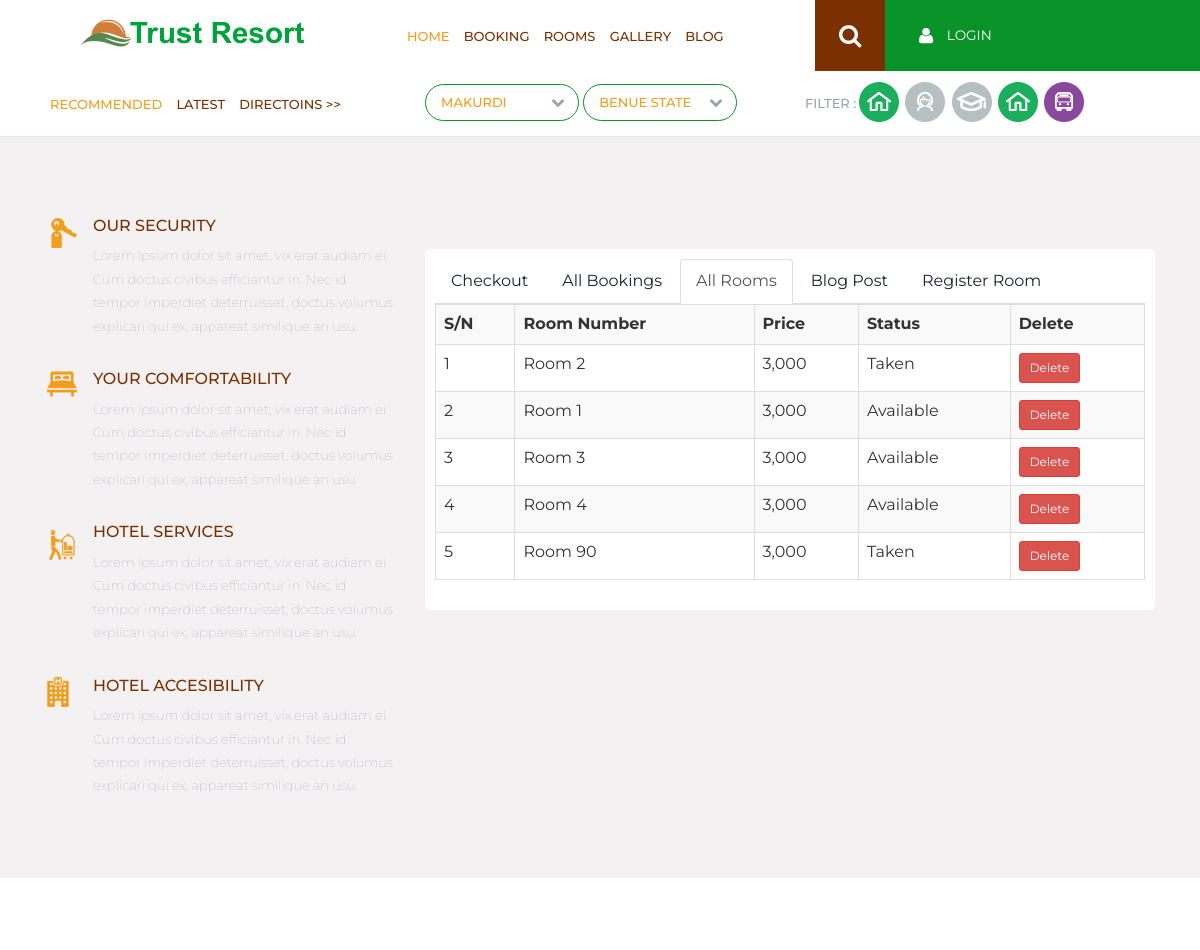
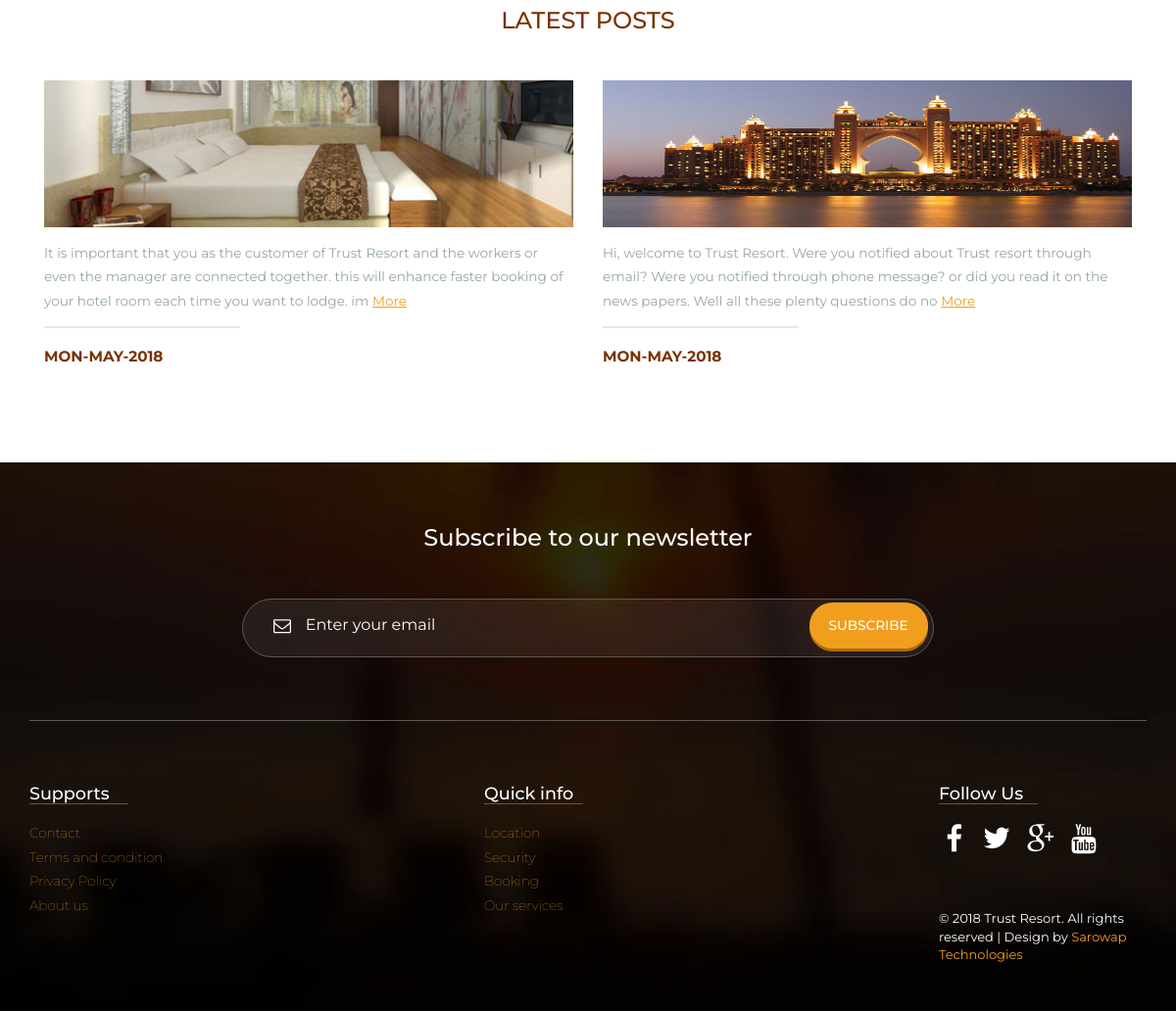
The app's page /allrooms.php with its own data (2 pictures, top to bottom).
### tables this page shows
CREATE TABLE `rooms` (
  `Id` int(250) NOT NULL,
  `Number` varchar(250) NOT NULL,
  `Price` varchar(250) NOT NULL,
  `Description` mediumtext NOT NULL,
  `Status` varchar(250) NOT NULL DEFAULT 'Available',
  `Photo` mediumblob NOT NULL
);

CREATE TABLE `blog` (
  `Id` int(250) NOT NULL,
  `Title` varchar(250) NOT NULL,
  `Body` mediumtext NOT NULL,
  `Photo` mediumblob NOT NULL,
  `Poster` varchar(250) NOT NULL,
  `Date` varchar(250) NOT NULL
);

### allrooms.php (the view, shortened to what this page needs)
<!DOCTYPE HTML>
<html>
<head>
<link href="css/bootstrap.css" rel='stylesheet' type='text/css' />
<link href="css/style.css" rel='stylesheet' type='text/css' />
<link href="css/animate.css" rel='stylesheet' type='text/css' />
</head>
<body>
<div class="header">
		   <div class="col-sm-8 header-left">
					 <div class="logo">
						<a href="index.php"><img src="images/logo.png" alt=""/></a>
					 </div>
					 <div class="menu">
						    <ul class="nav" id="nav">
						    	<li class="active"><a href="index.php">Home</a></li>
						    	<li><a href="booking.php">Booking</a></li>
								<li ><a href="rooms.php">Rooms</a></li>
								<li><a href="gallery.php">Gallery</a></li>
						    	<li><a href="blog.php">Blog</a></li>
							</ul>
				    </div>
				      <div class="search-box">
							<div id="sb-search" class="sb-search">
								<form action="search.php" method="get" >
									<span class="sb-icon-search"> </span>
								</form>
							</div>
						</div>
	    		    <div class="clearfix"></div>
	    	    </div>
	            <div class="col-sm-4 header_right">
	    		      <div id="loginContainer"><a href="#" id="loginButton"><img src="images/login.png">
					  <?php
					  if(!isset($_SESSION['user'])){
					 echo " <span>Login</span>";
					  }else{
						  $userId = $_SESSION['user'];
						  echo "<a href='logout.php'><span>Logout</span></a><span style='color:#ff8a22;font-weight:bold'> [  $userId ]</span> <a href='manager.php'><span> Manage Portal </span></a>";}
					 ?>
					  </a>
			             </div>
	                 </div>
	                <div class="clearfix"></div>
    </div>
     <div class="content_top">
   	  <div class="container">
   		<div class="col-md-4 bottom_nav">
   		   <div class="content_menu">
				<ul>
					<li class="active"><a href="#">Recommended</a></li>
					<li><a href="rooms.php">Latest</a></li>
					<li><a href="#">Directoins >></a></li>
				</ul>
			</div>
		</div>
		<div class="col-md-4 content_dropdown1">
		   <div class="content_dropdown" >
		     </div>
		     <div class="content_dropdown">
		       </div>
		</div>
		<div class="col-md-4 filter_grid">
			<ul class="filter">
				<li class="fil">Filter :</li>
				<li><a href=""> <i class="icon1"> </i> </a></li>
				<li><a href=""> <i class="icon2"> </i> </a></li>
				<li><a href=""> <i class="icon3"> </i> </a></li>
				<li><a href=""> <i class="icon1"> </i> </a></li>
				<li><a href=""> <i class="icon5"> </i> </a></li>
			</ul>
		</div>
   	</div>
   </div>
   <div class="living_middle">
   	  <div class="container">
   		  <div class="col-md-4 wow fadeInLeft" data-wow-delay="0.4s">
   		  	<ul class="feature">
                   <li> <i class="icon-trophy"></i></li>
                    <li class="feature_right"><h4>Our Security</h4>
                    <p>
                        Lorem ipsum dolor sit amet, vix erat audiam ei. Cum doctus civibus efficiantur in. Nec id tempor imperdiet deterruisset, doctus volumus explicari qui ex, appareat similique an usu.
                    </p>
                    </li>
            </ul>
            <ul class="feature">
                   <li> <i class="icon-tick"></i></li>
                    <li class="feature_right"><h4>Your Comfortability</h4>
                    <p>
                        Lorem ipsum dolor sit amet, vix erat audiam ei. Cum doctus civibus efficiantur in. Nec id tempor imperdiet deterruisset, doctus volumus explicari qui ex, appareat similique an usu.
                    </p>
                    </li>
            </ul>
            <ul class="feature">
                   <li> <i class="icon-audio"></i></li>
                    <li class="feature_right"><h4>Hotel Services</h4>
                    <p>
                        Lorem ipsum dolor sit amet, vix erat audiam ei. Cum doctus civibus efficiantur in. Nec id tempor imperdiet deterruisset, doctus volumus explicari qui ex, appareat similique an usu.
                    </p>
                    </li>
            </ul>
            <ul class="feature last_grid">
                   <li> <i class="icon-video"></i></li>
                    <li class="feature_right"><h4>Hotel Accesibility</h4>
                    <p>
                        Lorem ipsum dolor sit amet, vix erat audiam ei. Cum doctus civibus efficiantur in. Nec id tempor imperdiet deterruisset, doctus volumus explicari qui ex, appareat similique an usu.
                    </p>
                    </li>
            </ul>
         </div>
         <div class="col-md-8 wow fadeInRight" data-wow-delay="0.4s">
		   <div class="educate_grid1">
		<div style="background-color:white; padding:10px; border-radius:5px">
		<ul class="nav nav-tabs"><li  ><a data-toggle="tab" href="manager.php">Checkout</a></li>
						<li ><a data-toggle="tab" href="occupants.php">All Bookings</a></li>
						<li class="active" ><a data-toggle="tab" href="allrooms.php">All Rooms</a></li>
						<li ><a data-toggle="modal" href="post.php" >Blog Post</a></li>
						<li ><a data-toggle="modal" href="regroom.php" >Register Room</a></li>
</ul>
		 <table class="table table-bordered table-striped">
		 <tr>
		 <th>S/N</th>
		 <th>Room Number</th>
		 <th>Price</th>
		  <th>Status</th>
		  <th>Delete</th>
		 </tr>
		 <?php
include("config/connect.php");
$sn =0;
$sqli = "SELECT * From rooms order by Id Asc";
$query = mysqli_query($conn, $sqli);
while($fech = mysqli_fetch_array($query)){
	$sn++;
	$status = $fech["Status"];
	$room = $fech["Number"];
	$price = $fech["Price"];
	$id = $fech["Id"];
	echo "<tr>";
		echo" <td> $sn </td>";
		 echo "<td> Room $room</td>";
		echo "<td>$price</td>";
		 echo "<td>$status</td>";
		echo "<td><form action='' method='post' />
		<input type='text' name='id' value='$id' hidden />
		<input type='submit' class='btn btn-sm btn-danger' value='Delete' name='delete' /></td></form>";
		echo "</tr>";
}
	?>
		 </table>
		 </div>
		   </div>
		 </div>
      </div>
   </div>
   <div class="living_bottom">
   	  <div class="container">
   	  	<h2 class="title block-title">Latest Posts</h2>
   	  	 <?php
include("config/connect.php");
$sqli = "SELECT * From blog order by Id Desc Limit 2";
$query = mysqli_query($conn, $sqli);
while($fech = mysqli_fetch_array($query)){
	$date = $fech["Date"];
	$id = $fech["Id"];
	$img = $fech['Photo'];
        $sub= $fech['Body'];
       $limit=200;
       $msg = substr($sub, 0, $limit);
	echo "<div class='col-md-6 post_left wow fadeInLeft' data-wow-delay='0.4s'>
   	  		<div class='mask1'><img src='$img' alt='image' style='max-height:150px; min-width:600px' class='img-responsive zoom-img' /></div>
   	  	    <p>$msg   <a href='single.php?id=$id'>More</a></p>
   	  	    <div class='divider'></div>
   	  	    <p class='field-content'>$date</span></p>
   	  	</div> ";
}
	?>
   	  </div>
   </div>
   <div class="footer">
   	<div class="container">
   	 <div class="footer_top">
   	   <h3>Subscribe to our newsletter</h3>
   	   <form>
		<span>
			<i><img src="images/mail.png" alt=""></i>
		    <input type="text" value="Enter your email" onfocus="this.value = '';" onblur="if (this.value == '') {this.value = 'Enter your email';}">
		    <label class="btn1 btn2 btn-2 btn-2g"> <input name="submit" type="submit" id="submit" value="Subscribe"> </label>
		</span>
	   </form>
	  </div>
	  <div class="footer_grids">
	     <div class="footer-grid">
			<h4>Supports</h4>
			<ul class="list1">
				<li><a href="contact.php">Contact</a></li>
				<li><a href="#">Terms and condition</a></li>
				<li><a href="#">Privacy Policy</a></li>
				<li><a href="#">About us</a></li>
			</ul>
		  </div>
		  <div class="footer-grid">
			<h4>Quick info</h4>
			<ul class="list1">
				<li><a href="#">Location</a></li>
				<li><a href="#">Security</a></li>
				<li><a href="#">Booking </a></li>
				<li><a href="#">Our services</a></li>
			</ul>
		  </div>
		  <div class="footer-grid last_grid">
			<h4>Follow Us</h4>
			<ul class="footer_social wow fadeInLeft" data-wow-delay="0.4s">
			  <li><a href=""> <i class="fb"> </i> </a></li>
			  <li><a href=""><i class="tw"> </i> </a></li>
			  <li><a href=""><i class="google"> </i> </a></li>
			  <li><a href=""><i class="u_tube"> </i> </a></li>
		 	</ul>
		 	<div class="copy wow fadeInRight" data-wow-delay="0.4s">
			 <p> &copy; 2018 Trust Resort. All rights reserved | Design by <a href="http://facebook.com/angwamoses">Sarowap Technologies</a></p>
	        </div>
		  </div>
		  <div class="clearfix"> </div>
	   </div>
      </div>
   </div>
</body>
</html>

### records on screen
rooms: Number "2", Price "3,000", Status "Taken"
rooms: Number "1", Price "3,000", Status "Available"
rooms: Number "3", Price "3,000", Status "Available"
rooms: Number "4", Price "3,000", Status "Available"
rooms: Number "90", Price "3,000", Status "Taken"
blog: Photo (picture), Body "It is important that you as the customer of Trust Resort and the workers or even the manager are connected together. this will enhance faster booking of your hotel room each time you want to lodge. im", Date "MON-MAY-2018"
blog: Photo (picture), Body "Hi, welcome to Trust Resort. Were you notified about Trust resort through email? Were you notified through phone message? or did you read it on the news papers. Well all these plenty questions do no", Date "MON-MAY-2018"
